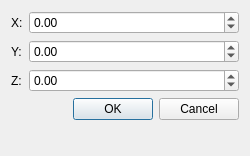
<?xml version="1.0" encoding="UTF-8"?>
<ui version="4.0">
 <class>MoveObjectDialog</class>
 <widget class="QDialog" name="MoveObjectDialog">
  <property name="geometry">
   <rect>
    <x>0</x>
    <y>0</y>
    <width>250</width>
    <height>156</height>
   </rect>
  </property>
  <property name="windowTitle">
   <string>Переместить объект</string>
  </property>
  <layout class="QFormLayout" name="formLayout">
   <item row="0" column="0">
    <widget class="QLabel" name="labelX">
     <property name="text">
      <string>X:</string>
     </property>
    </widget>
   </item>
   <item row="0" column="1">
    <widget class="QDoubleSpinBox" name="xSpinBox">
     <property name="minimum">
      <double>-150000.000000000000000</double>
     </property>
     <property name="maximum">
      <double>150000.000000000000000</double>
     </property>
     <property name="singleStep">
      <double>0.000000000000000</double>
     </property>
     <property name="value">
      <double>0.000000000000000</double>
     </property>
    </widget>
   </item>
   <item row="1" column="0">
    <widget class="QLabel" name="labelY">
     <property name="text">
      <string>Y:</string>
     </property>
    </widget>
   </item>
   <item row="1" column="1">
    <widget class="QDoubleSpinBox" name="ySpinBox">
     <property name="minimum">
      <double>-150000.000000000000000</double>
     </property>
     <property name="maximum">
      <double>150000.000000000000000</double>
     </property>
     <property name="singleStep">
      <double>0.000000000000000</double>
     </property>
     <property name="value">
      <double>0.000000000000000</double>
     </property>
    </widget>
   </item>
   <item row="2" column="0">
    <widget class="QLabel" name="labelZ">
     <property name="text">
      <string>Z:</string>
     </property>
    </widget>
   </item>
   <item row="2" column="1">
    <widget class="QDoubleSpinBox" name="zSpinBox">
     <property name="minimum">
      <double>-150000.000000000000000</double>
     </property>
     <property name="maximum">
      <double>150000.000000000000000</double>
     </property>
     <property name="singleStep">
      <double>0.000000000000000</double>
     </property>
     <property name="value">
      <double>0.000000000000000</double>
     </property>
    </widget>
   </item>
   <item row="3" column="0" colspan="2">
    <widget class="QDialogButtonBox" name="buttonBox">
     <property name="standardButtons">
      <set>QDialogButtonBox::Cancel|QDialogButtonBox::Ok</set>
     </property>
    </widget>
   </item>
  </layout>
 </widget>
 <resources/>
 <connections>
  <connection>
   <sender>buttonBox</sender>
   <signal>accepted()</signal>
   <receiver>MoveObjectDialog</receiver>
   <slot>accept()</slot>
   <hints>
    <hint type="sourcelabel">
     <x>20</x>
     <y>20</y>
    </hint>
    <hint type="destinationlabel">
     <x>20</x>
     <y>20</y>
    </hint>
   </hints>
  </connection>
  <connection>
   <sender>buttonBox</sender>
   <signal>rejected()</signal>
   <receiver>MoveObjectDialog</receiver>
   <slot>reject()</slot>
   <hints>
    <hint type="sourcelabel">
     <x>20</x>
     <y>20</y>
    </hint>
    <hint type="destinationlabel">
     <x>20</x>
     <y>20</y>
    </hint>
   </hints>
  </connection>
 </connections>
</ui>
